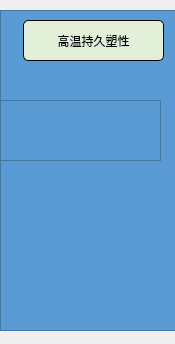
        <widget class="QWidget" name="scrollAreaWidgetContents_5">
         <property name="geometry">
          <rect>
           <x>0</x>
           <y>0</y>
           <width>175</width>
           <height>344</height>
          </rect>
         </property>
         <widget class="QTextBrowser" name="textBrowser_5">
          <property name="geometry">
           <rect>
            <x>0</x>
            <y>10</y>
            <width>181</width>
            <height>321</height>
           </rect>
          </property>
          <property name="styleSheet">
           <string notr="true">background-color: rgb(91, 155, 213);
</string>
          </property>
         </widget>
         <widget class="QPushButton" name="pushButton_result_5">
          <property name="geometry">
           <rect>
            <x>23</x>
            <y>20</y>
            <width>141</width>
            <height>41</height>
           </rect>
          </property>
          <property name="styleSheet">
           <string notr="true">border-radius: 5px;
font: 12pt &quot;微软雅黑&quot;;
padding: 5px;
color: rgb(0, 0, 0);
background-repeat: no-repeat;
background-color: rgb(226, 240, 217);
border:1px solid rgb(0, 0, 0);</string>
          </property>
          <property name="text">
           <string>高温持久塑性</string>
          </property>
         </widget>
         <widget class="QTextBrowser" name="textBrowser_8">
          <property name="geometry">
           <rect>
            <x>0</x>
            <y>100</y>
            <width>161</width>
            <height>61</height>
           </rect>
          </property>
          <property name="font">
           <font>
            <family>Adobe 黑体 Std R</family>
            <pointsize>14</pointsize>
           </font>
          </property>
          <property name="styleSheet">
           <string notr="true">background-color: rgb(91, 155, 213);
</string>
          </property>
         </widget>
        </widget>
